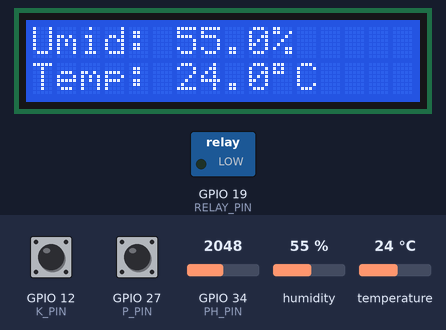
Simulated run of this sketch. Board: ESP32. On the bench: 16×2 character LCD, switched loads named in the sketch (green lamp = pin HIGH). The test bench sets the inputs (shaded band); at power-on: GPIO 12 (K_PIN) HIGH, humidity 55 %, GPIO 27 (P_PIN) HIGH, GPIO 34 (PH_PIN) = 2048, temperature 24 °C. What the sketch prints to the serial monitor is not drawn.

Above: at 3.2 s.
3.3 s: GPIO 12 (K_PIN) pulled LOW for 3 s
At 4.7 s:
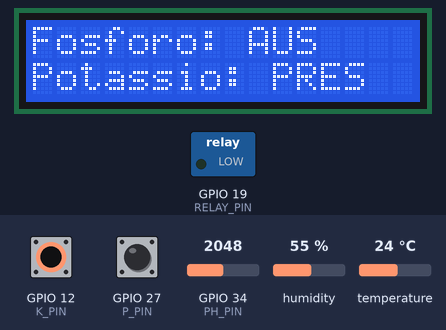
11.7 s: humidity set to 41 %
At 15.7 s:
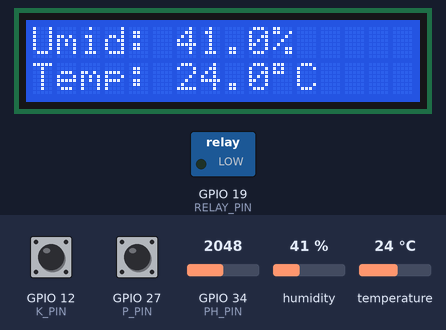
18.5 s: humidity set to 38 %
At 25.4 s:
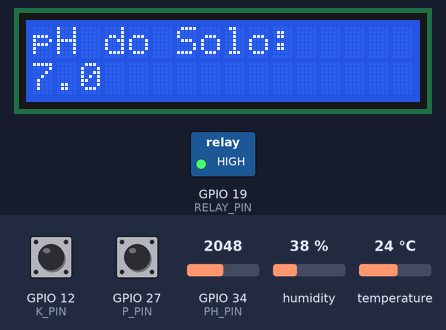
27.9 s: GPIO 27 (P_PIN) pulled LOW for 3 s
At 29.5 s:
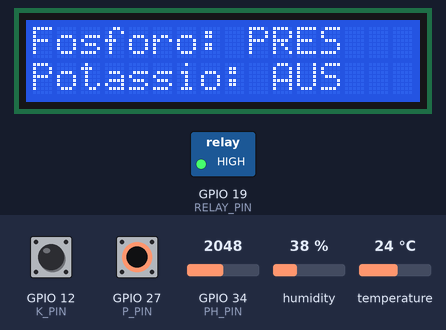
34.7 s: GPIO 34 (PH_PIN) set to 2866
At 37.9 s:
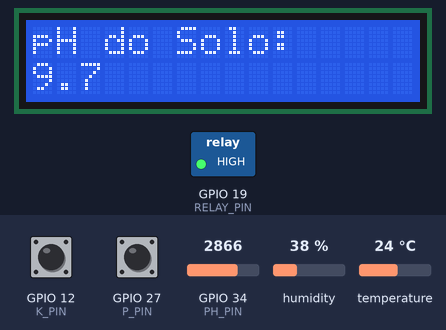
41.5 s: temperature set to 12 °C
At 45.5 s:
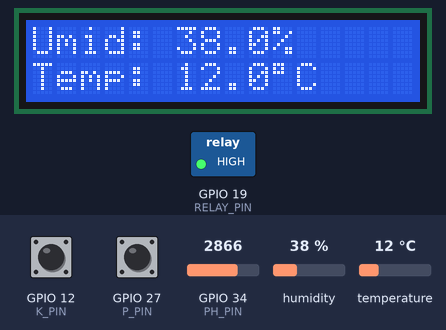
Timing chart, 0 to 47.0 s (numbered marks = the images above; inputs shaded):
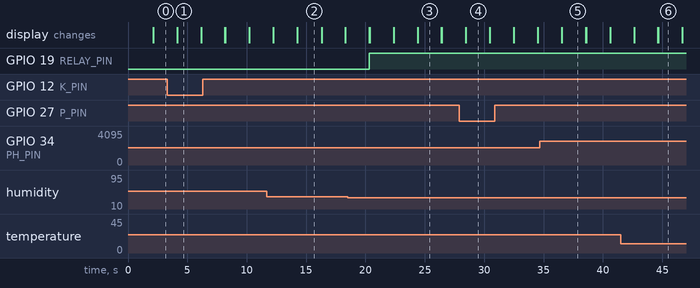

Measured:
- the behaviour switches between 40 and 39 % on humidity (found by bisection; images 2 and 3)
- after the input at 3.3 s, the display: changes after 0.85 s (image 1)
- after the input at 18.5 s, GPIO 19 (RELAY_PIN): LOW → HIGH after 1.8 s
- after the input at 27.9 s, the display: changes after 0.56 s (image 4)
- what the display in image 1 shows lasts 2.1 s, from 4.1 s to 6.2 s

The sketch:

prog1.ino
```cpp
#include <DHT.h>
#include <DHT_U.h>
#include "Wire.h"
#include "LiquidCrystal_I2C.h"

const uint8_t DHTPIN = 13;
const uint8_t RELAY_PIN = 19;
const uint8_t PH_PIN = 34;
const uint8_t K_PIN = 12;  // Potássio
const uint8_t P_PIN = 27;  // Fósforo

#define DHTTYPE DHT22

LiquidCrystal_I2C lcd = LiquidCrystal_I2C(0x27, 16, 2);

DHT_Unified dht(DHTPIN, DHTTYPE);

unsigned long previousMillis = 0;
const long interval = 2000;

void setup() {
  Serial.begin(115200);

  lcd.init();
  lcd.backlight();
  lcd.setCursor(0, 0);
  lcd.print("FarmTech v4.0");
  lcd.setCursor(0, 1);
  lcd.print("Iniciando...");

  dht.begin();

  pinMode(K_PIN, INPUT_PULLUP);
  pinMode(P_PIN, INPUT_PULLUP);
  pinMode(RELAY_PIN, OUTPUT);
  digitalWrite(RELAY_PIN, LOW);

  delay(2000);
  lcd.clear();
}

void loop() {
  // 1. Leitura de Umidade e Temperatura (DHT22)
  sensors_event_t event;
  dht.humidity().getEvent(&event);

  float umidade = event.relative_humidity;

  if (isnan(umidade)) {
    Serial.println(F("Erro na leitura de umidade!"));
  } else {
    // SERIAL PLOTTER
    Serial.println(umidade);

    // Lógica de irrigação
    if (umidade < 40.0) {
      digitalWrite(RELAY_PIN, HIGH); // Liga a irrigação
    } else {
      digitalWrite(RELAY_PIN, LOW);  // Desliga a irrigação
    }


    lcd.setCursor(0, 0);
    lcd.print("Umid: ");
    lcd.print(umidade, 1);
    lcd.print("% ");
  }

  dht.temperature().getEvent(&event);
  float temperatura = event.temperature;

  if (isnan(temperatura)) {
    Serial.println(F("Erro na leitura de temperatura!"));
  } else {
    lcd.setCursor(0, 1);
    lcd.print("Temp: ");
    lcd.print(temperatura, 1);
    lcd.print((char)223); // Caractere de grau °
    lcd.print("C");
  }

  delay(2000);
  lcd.clear();

  //  Leitura de Nutrientes (Botões)
  bool fosforo_presente = (digitalRead(P_PIN) == LOW);
  bool potassio_presente = (digitalRead(K_PIN) == LOW);

  if (fosforo_presente) Serial.println(F("Fosforo presente"));
  if (potassio_presente) Serial.println(F("Potassio presente"));

  lcd.setCursor(0, 0);
  lcd.print("Fosforo: ");
  lcd.print(fosforo_presente ? "PRES" : "AUS ");

  lcd.setCursor(0, 1);
  lcd.print("Potassio: ");
  lcd.print(potassio_presente ? "PRES" : "AUS ");

  delay(2000);
  lcd.clear();

  // Leitura de pH (LDR simulando)
  uint16_t ldrValue = analogRead(PH_PIN);

  // Mapeamento simples para uma escala de pH (0-14) para demonstração
  // O valor 4095 do ADC será mapeado para 14.
  float phValue = map(ldrValue, 0, 4095, 0, 140) / 10.0;

  Serial.print("pH: ");
  Serial.println(phValue);

  lcd.setCursor(0, 0);
  lcd.print("pH do Solo:");
  lcd.setCursor(0, 1);
  lcd.print(phValue, 1);

  delay(2000);
  lcd.clear();
}
```
